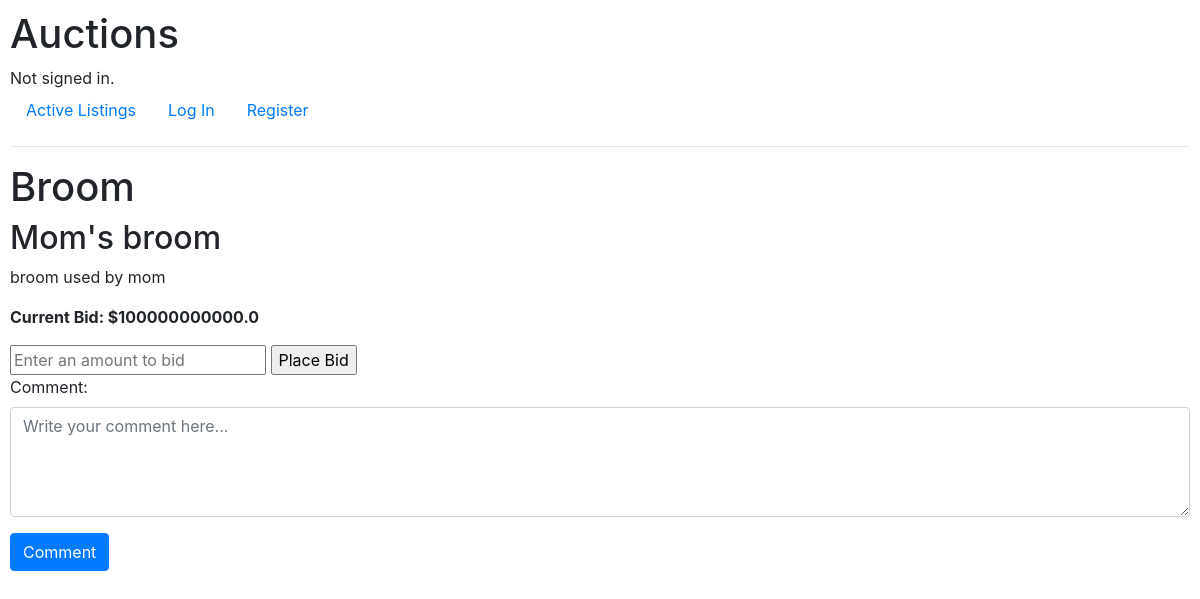
Screenshot of /listing_page/1 with the database file from the repository.
### auctions/models.py (models this page shows, shortened)
class Auctions(models.Model):
    auction_id = models.BigAutoField(primary_key=True)
    auction_name = models.CharField(max_length=1000)
    item_image = models.CharField(
        max_length=10000, blank=True, null=True, default=None
    )
    item_category = models.CharField(max_length=1000, blank=True, null=True, default=None)
    item_name = models.CharField(max_length=1000, default="No Name")
    item_description = models.CharField(max_length=10000, default="None")
    starting_bid = models.FloatField()
    listing_creation_time = models.DateTimeField(auto_now_add=True)
    listed_by = models.ForeignKey(
        User, on_delete=models.CASCADE, related_name="listed_items"
    )
    current_bid = models.FloatField()
    current_bid_by = models.ForeignKey(
        User, blank=True, null=True,
        default=None,
        on_delete=models.SET_NULL,
        related_name="winning_bids"
    )
    status = models.CharField(max_length=4, default="Sale")
    sold_to = models.ForeignKey(
        User, blank=True,
        null=True,
        on_delete=models.SET_NULL,
        related_name="purchased_items",
    )

### auctions/views.py (the view, shortened to what this page needs)
# urls.py: path("listing_page/<int:auction_id>", views.listing_page, name="listing_page"),
def listing_page(request, auction_id):
    auction = Auctions.objects.get(pk=auction_id)
    return render(request, "auctions/listing_page.html", {
        "a": auction
    })

### auctions/templates/auctions/listing_page.html (shortened to what this page needs)
{% extends "auctions/layout.html" %} {% block body %}
<h1>{{ a.auction_name }}</h1>
<h2>{{ a.item_name }}</h2>
<p>{{ a.item_description }}</p>
{% if a.status != "Sold" %}
  {% if a.current_bid_by is None %}
    <p><strong>Starting Bid: ${{ a.starting_bid }}</strong></p>
  {% else %}
    <p><strong>Current Bid: ${{ a.current_bid }}</strong></p>
  {% endif %}
<form action="{{ a.id }}" method="post">
    <input type="text" name="bid" placeholder="Enter an amount to bid">
    <input type="submit" name="submit" value="Place Bid">
  </form>
{% else %}
  <p><strong>Item "{{ a.item_name }}" sold by user {{ a.listed_by }} at the price of ${{ a.current_bid }} to user {{ a.sold_to }}</strong></p>
{% endif %}
<form>
        <div class="form-group">
            <label for="comment">Comment:</label>
            <textarea class="form-control" id="comment" name="comment" placeholder="Write your comment here..." rows="4"></textarea>
        </div>
        <input type="submit" name="submit" class="btn btn-primary" value="Comment">
</form>
{% endblock%}

### auctions/static/auctions/styles.css (style rules this page uses)
body { padding: 10px; }

### rows the page displays
Auctions: auction_name "Broom", item_name "Mom's broom", item_description "broom used by mom", current_bid "100000000000.0"
